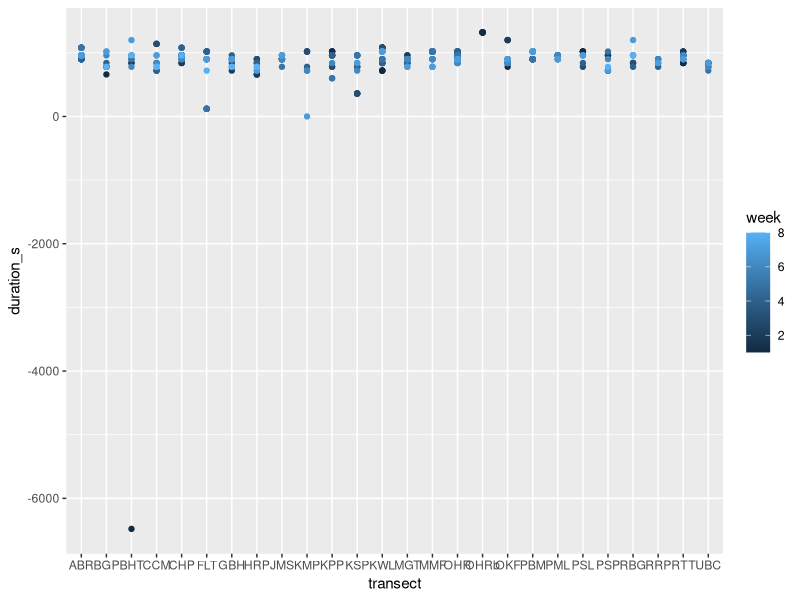

Write the R code that produced this figure.
#### Filter and Cleaning Script ####
### Freya Innes
### 11/09/2026

# Open Packages
library(tidyverse)
#library()

#### READING IN DATA ####
setwd("~/Desktop/School/Graduate/BIMBY_2026_Field_Season")

butterflies_raw <- read_csv("BIMBY-field-work-butterfly-2026.csv")
flowers_raw <- read_csv("BIMBY-field-work-flowers-2026.csv")
nectar_raw <- read_csv("BIMBY-field-work-nectaring-2026.csv")

#### FILTER OUT SURVEYS THAT WERE TOO COLD/WINDY ####

butterflies_filtered <- butterflies_raw %>%
  select(-starts_with("...")) %>% # Removes junk columns that come with download from Google Sheets
  mutate(temp_avg = (temp_beg + temp_end)/2,
         wind_avg = (wind_beg + wind_end)/2,
         duration_s = time_end - time_beg) %>% # Creates average temperature, average wind, and duration columns
  filter(wind_avg < 4,
         temp_avg >= 15,
         !(weather == "cloudy" & temp_avg < 18)) %>% # Filters for standardised butterfly conditions
  select(month, day, week, observer, transect, lat, lon, elevation_m, time_beg, duration_s,
         temp_avg, wind_avg, `Air Quality`, weather, family, genus, species, number) 

ggplot(butterflies_filtered, aes(x = transect, y = duration_s, colour = week)) +
  geom_point()
  
  
